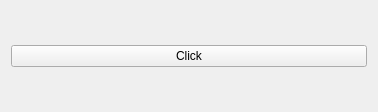
<?xml version="1.0" encoding="UTF-8"?>
<ui version="4.0">
 <class>Widget</class>
 <widget class="QWidget" name="Widget">
  <property name="geometry">
   <rect>
    <x>0</x>
    <y>0</y>
    <width>378</width>
    <height>112</height>
   </rect>
  </property>
  <property name="windowTitle">
   <string>Widget</string>
  </property>
  <layout class="QVBoxLayout" name="verticalLayout">
   <item>
    <widget class="QPushButton" name="pushButton">
     <property name="text">
      <string>Click</string>
     </property>
    </widget>
   </item>
  </layout>
 </widget>
 <resources/>
 <connections/>
</ui>
